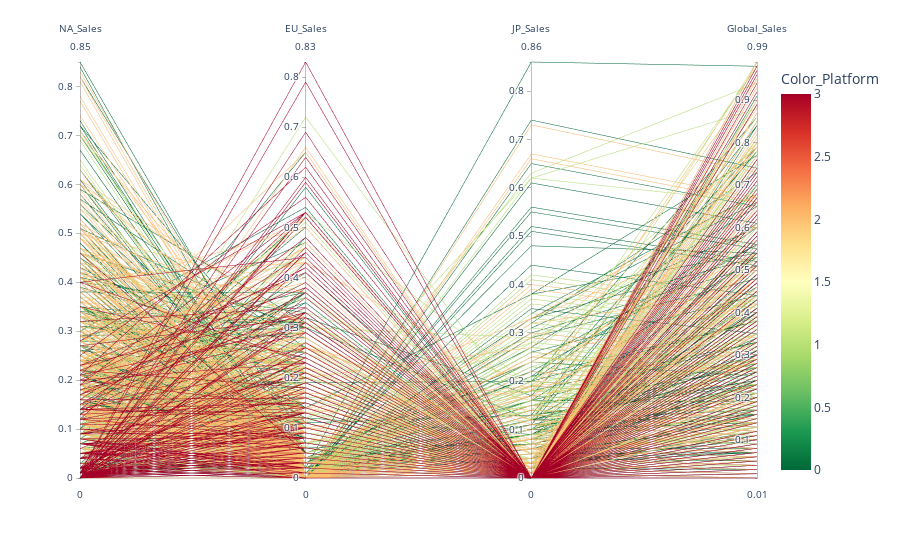

Write notebook code for a chart like this one.
### Code cell
fig = px.parallel_coordinates(GLO_DF, color="Color_Platform",
                              dimensions=["NA_Sales", "EU_Sales", "JP_Sales", "Global_Sales"],
                              color_continuous_scale=px.colors.diverging.RdYlGn_r)
fig.show()

### Figure 1 — Plotly figure (JSON) as saved in the notebook; plotly's stock layout.template omitted (floating-point values rounded to 4 significant figures; data arrays with more than 128 entries replaced by an {"elided": "..."} marker saying what was removed)
{"data": [{"dimensions": [{"label": "NA_Sales", "values": {"elided": "2171 float values"}}, {"label": "EU_Sales", "values": {"elided": "2171 float values"}}, {"label": "JP_Sales", "values": {"elided": "2171 float values"}}, {"label": "Global_Sales", "values": {"elided": "2171 float values"}}], "domain": {"x": [0, 1], "y": [0, 1]}, "line": {"color": {"elided": "2171 int values"}, "coloraxis": "coloraxis"}, "name": "", "type": "parcoords"}], "layout": {"coloraxis": {"colorbar": {"title": {"text": "Color_Platform"}}, "colorscale": [[0, "rgb(0,104,55)"], [0.1, "rgb(26,152,80)"], [0.2, "rgb(102,189,99)"], [0.3, "rgb(166,217,106)"], [0.4, "rgb(217,239,139)"], [0.5, "rgb(255,255,191)"], [0.6, "rgb(254,224,139)"], [0.7, "rgb(253,174,97)"], [0.8, "rgb(244,109,67)"], [0.9, "rgb(215,48,39)"], [1, "rgb(165,0,38)"]]}, "legend": {"tracegroupgap": 0}, "margin": {"t": 60}}}
